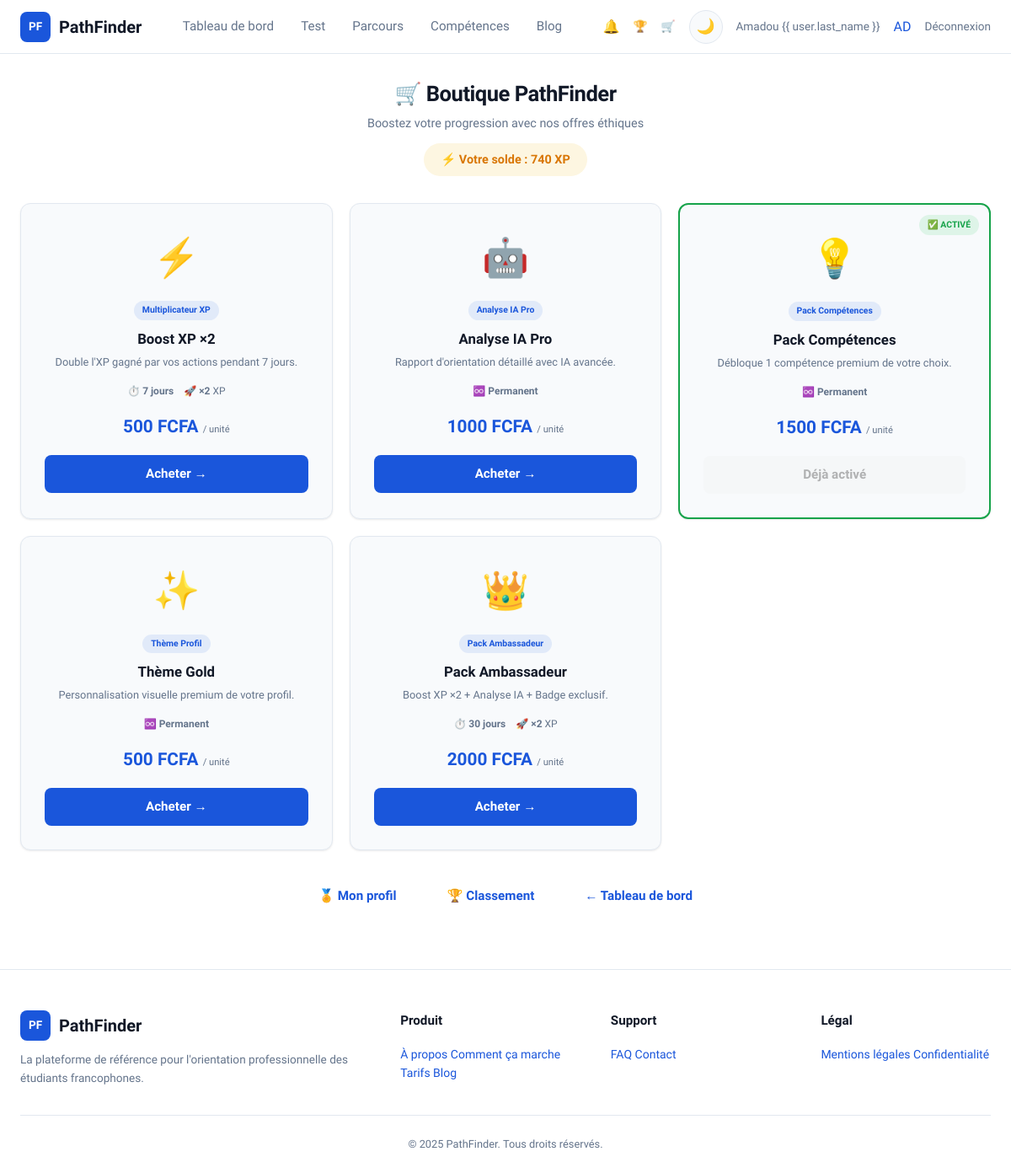
The page /gamification/boutique/ (signed in) on the database its author committed.
### accounts/models.py (models this page shows, shortened)
class CustomUser(AbstractUser):
    FILIERE_CHOICES = [
        ('informatique', 'Informatique'),
        ('gestion', 'Gestion'),
        ('marketing', 'Marketing'),
        ('communication', 'Communication'),
        ('droit', 'Droit'),
        ('sciences', 'Sciences'),
        ('lettres', 'Lettres'),
        ('autre', 'Autre'),
    ]
    NIVEAU_CHOICES = [
        ('licence1', 'Licence 1'),
        ('licence2', 'Licence 2'),
        ('licence3', 'Licence 3'),
        ('master1', 'Master 1'),
        ('master2', 'Master 2'),
        ('doctorat', 'Doctorat'),
    ]
    filiere = models.CharField(max_length=100, choices=FILIERE_CHOICES, blank=True)
    niveau = models.CharField(max_length=50, choices=NIVEAU_CHOICES, blank=True)
    avatar_initials = models.CharField(max_length=3, blank=True)
    global_progress = models.FloatField(default=0.0, help_text='Progression globale 0-100%')
    total_xp = models.IntegerField(default=0)
    level = models.IntegerField(default=1)
    class Meta:
        verbose_name = 'Utilisateur'
        verbose_name_plural = 'Utilisateurs'
    @property
    def level_name(self):
        names = {1: 'Explorateur', 2: 'Apprenti', 3: 'Pratiquant',
                 4: 'Confirmé', 5: 'Expert', 6: 'Mentor', 7: 'Architecte'}
        return names.get(min(self.level, 7), 'Architecte')
    @property
    def level_icon(self):
        icons = {1: '🌱', 2: '📘', 3: '⚡', 4: '🎯', 5: '🏆', 6: '💎', 7: '👑'}
        return icons.get(min(self.level, 7), '👑')

### gamification/models.py (models this page shows, shortened)
class Booster(models.Model):
    TYPE_CHOICES = [
        ('xp_multiplier', 'Multiplicateur XP'),
        ('ai_analysis', 'Analyse IA Pro'),
        ('pack_competences', 'Pack Compétences'),
        ('theme', 'Thème Profil'),
        ('pack_ambassadeur', 'Pack Ambassadeur'),
    ]
    slug = models.SlugField(unique=True)
    name = models.CharField(max_length=200, verbose_name='Nom')
    description = models.TextField(verbose_name='Description')
    icon = models.CharField(max_length=10, default='🚀')
    booster_type = models.CharField(max_length=30, choices=TYPE_CHOICES, default='xp_multiplier')
    price_fcfa = models.IntegerField(verbose_name='Prix (FCFA)')
    duration_days = models.IntegerField(default=0, help_text='0 = permanent')
    multiplier = models.FloatField(default=1.0, help_text='Multiplicateur XP (ex: 2.0)')
    class Meta:
        verbose_name = 'Booster'
        verbose_name_plural = 'Boosters'

### gamification/views.py (the view)
# urls.py: path('boutique/', views.shop_view, name='shop'),
@login_required
def shop_view(request):
    boosters = Booster.objects.all()
    user_boosters = UserBooster.objects.filter(user=request.user, is_active=True)
    active_ids = [ub.booster_id for ub in user_boosters]
    booster_data = []
    for b in boosters:
        booster_data.append({
            'booster': b,
            'is_owned': b.id in active_ids,
        })
    context = {
        'booster_data': booster_data,
        'user_xp': request.user.total_xp,
    }
    return render(request, 'gamification/shop.html', context)

### core/context_processors.py (called while the page is built)
def global_context(request):
    context = {}
    if request.user.is_authenticated:
        from notifications.models import Notification
        context['unread_notifications_count'] = Notification.objects.filter(
            user=request.user, is_read=False
        ).count()
        context['user_level_name'] = request.user.level_name
        context['user_level_icon'] = request.user.level_icon
    return context

### templates/gamification/shop.html (shortened to what this page needs)
{% extends "base.html" %}
{% block content %}
<main class="main">
    <div class="container">
        <div class="shop-hero animate-in">
            <h1>🛒 Boutique PathFinder</h1>
            <p>Boostez votre progression avec nos offres éthiques</p>
            <div class="xp-badge">⚡ Votre solde : {{ user_xp }} XP</div>
        </div>
        <div class="boosters-grid">
            {% for item in booster_data %}
            <div class="card booster-card {% if item.is_owned %}owned{% endif %} animate-in">
                {% if item.is_owned %}<span class="owned-badge">✅ Activé</span>{% endif %}
                <span class="icon">{{ item.booster.icon }}</span>
                <span class="type-tag">{{ item.booster.get_booster_type_display }}</span>
                <h3>{{ item.booster.name }}</h3>
                <p class="desc">{{ item.booster.description }}</p>
                <div class="details">
                    {% if item.booster.duration_days > 0 %}
                    <span class="detail">⏱️ <strong>{{ item.booster.duration_days }} jours</strong></span>
                    {% else %}
                    <span class="detail">♾️ <strong>Permanent</strong></span>
                    {% endif %}
                    {% if item.booster.multiplier > 1 %}
                    <span class="detail">🚀 <strong>×{{ item.booster.multiplier|floatformat:0 }}</strong> XP</span>
                    {% endif %}
                </div>
                <div class="price">{{ item.booster.price_fcfa }} FCFA <small>/ unité</small></div>
                {% if item.is_owned %}
                <button class="btn btn-outline btn-sm btn-full" disabled>Déjà activé</button>
                {% else %}
                <a href="{% url 'payments:pay' 'booster' item.booster.id %}"
                    class="btn btn-primary btn-sm btn-full">Acheter →</a>
                {% endif %}
            </div>
            {% empty %}
            <div class="card" style="grid-column:1/-1;padding:60px;text-align:center;">
                <p style="font-size:3rem;">🛒</p>
                <h3>Boutique bientôt disponible</h3>
                <p style="color:var(--text-secondary);">De nouveaux boosters arrivent prochainement.</p>
            </div>
            {% endfor %}
        </div>
        <div class="nav-links">
            <a href="{% url 'gamification:profile' %}" class="btn btn-outline">🏅 Mon profil</a>
            <a href="{% url 'gamification:leaderboard' %}" class="btn btn-outline">🏆 Classement</a>
            <a href="{% url 'accounts:dashboard' %}" class="btn btn-outline">← Tableau de bord</a>
        </div>
    </div>
</main>
{% endblock %}

### templates/includes/navbar.html (shortened to what this page needs)
{% load static %}
<nav class="navbar">
    <div class="container">
        <a href="{% url 'core:home' %}" class="navbar-logo">
            <div class="logo-icon">PF</div>
            PathFinder
        </a>
        <div class="navbar-menu">
            {% if user.is_authenticated %}
            <a href="{% url 'accounts:dashboard' %}"
                class="{% if request.resolver_match.url_name == 'dashboard' %}active{% endif %}">Tableau de bord</a>
            <a href="{% url 'orientation:test' %}"
                class="{% if request.resolver_match.app_name == 'orientation' %}active{% endif %}">Test</a>
            <a href="{% url 'parcours:career' %}"
                class="{% if request.resolver_match.app_name == 'parcours' %}active{% endif %}">Parcours</a>
            <a href="{% url 'competences:list' %}"
                class="{% if request.resolver_match.app_name == 'competences' %}active{% endif %}">Compétences</a>
            <a href="{% url 'blog:list' %}"
                class="{% if request.resolver_match.app_name == 'blog' %}active{% endif %}">Blog</a>
            {% else %}
            <a href="{% url 'core:home' %}">Accueil</a>
            <a href="{% url 'core:home' %}#fonctionnement">Fonctionnement</a>
            <a href="{% url 'core:home' %}#tarifs">Tarifs</a>
            <a href="{% url 'core:contact' %}">Contact</a>
            {% endif %}
        </div>
        <div class="navbar-actions">
            {% if user.is_authenticated %}
            <a href="{% url 'notifications:list' %}" style="position:relative;color:var(--text-secondary);">
                🔔
            </a>
            <a href="{% url 'gamification:leaderboard' %}" style="color:var(--text-secondary);font-size:0.85rem;"
                title="Classement">🏆</a>
            <a href="{% url 'gamification:shop' %}" style="color:var(--text-secondary);font-size:0.85rem;"
                title="Boutique">🛒</a>
            <button class="theme-toggle" aria-label="Changer le thème">🌙</button>
            <span style="color:var(--text-secondary);font-size:0.85rem;">{{ user.first_name }} {{ user.last_name
                }}</span>
            <a href="{% url 'gamification:profile' %}" style="text-decoration:none;">
                <div class="avatar" title="{{ user.total_xp }} XP — {{ user.level_name }}">{{ user.avatar_initials }}
                </div>
            </a>
            <a href="{% url 'accounts:logout' %}" style="color:var(--text-secondary);font-size:0.85rem;">Déconnexion</a>
            {% else %}
            <button class="theme-toggle" aria-label="Changer le thème">🌙</button>
            <a href="{% url 'accounts:login' %}" class="btn btn-outline btn-sm">Connexion</a>
            <a href="{% url 'accounts:register' %}" class="btn btn-primary btn-sm">Commencer</a>
            {% endif %}
        </div>
    </div>
</nav>

### static/css/shared.css (style rules this page uses)
:root { --bg-page: #ffffff; --bg-card: #f8fafc; --bg-input: #ffffff; --primary: #1a56db; --primary-hover: #1648b8; --success: #16a34a; --success-light: #dcfce7; --amber: #f59e0b; --amber-light: #fef3c7; --red: #ef4444; --text-primary: #111827; --text-secondary: #64748b; --text-on-primary: #ffffff; --border: #e2e8f0; --shadow: 0 1px 3px rgba(0, 0, 0, 0.06), 0 1px 2px rgba(0, 0, 0, 0.04); --shadow-md: 0 4px 6px rgba(0, 0, 0, 0.05), 0 2px 4px rgba(0, 0, 0, 0.04); --shadow-lg: 0 10px 25px rgba(0, 0, 0, 0.06), 0 4px 10px rgba(0, 0, 0, 0.04); --radius-sm: 8px; --radius-md: 12px; --radius-lg: 16px; --radius-full: 9999px; --nav-height: 64px; --max-width: 1280px; --font: 'Lexend', sans-serif; }
*, *::before, *::after { box-sizing: border-box; margin: 0; padding: 0; }
html { scroll-behavior: smooth; }
body { font-family: var(--font); font-weight: 400; line-height: 1.6; color: var(--text-primary); background-color: var(--bg-page); transition: background-color 0.3s ease, color 0.3s ease; -webkit-font-smoothing: antialiased; }
a { color: var(--primary); text-decoration: none; transition: color 0.2s; }
h1 { font-size: 2.5rem; font-weight: 700; line-height: 1.2; letter-spacing: -0.02em; }
h3 { font-size: 1.25rem; font-weight: 600; line-height: 1.3; }
.container { max-width: var(--max-width); margin: 0 auto; padding: 0 24px; }
.navbar { position: sticky; top: 0; z-index: 100; background: var(--bg-page); border-bottom: 1px solid var(--border); backdrop-filter: blur(12px); height: var(--nav-height); transition: background-color 0.3s; }
.navbar .container { display: flex; align-items: center; justify-content: space-between; height: 100%; }
.navbar-logo { display: flex; align-items: center; gap: 10px; font-weight: 700; font-size: 1.25rem; color: var(--text-primary); text-decoration: none; }
.navbar-logo .logo-icon { width: 36px; height: 36px; background: var(--primary); border-radius: var(--radius-sm); display: flex; align-items: center; justify-content: center; color: white; font-weight: 700; font-size: 0.85rem; }
.navbar-menu { display: flex; align-items: center; gap: 32px; }
.navbar-menu a { color: var(--text-secondary); font-weight: 500; font-size: 0.95rem; transition: color 0.2s; text-decoration: none; }
.navbar-actions { display: flex; align-items: center; gap: 16px; }
.theme-toggle { width: 40px; height: 40px; border-radius: 50%; border: 1px solid var(--border); background: var(--bg-card); cursor: pointer; display: flex; align-items: center; justify-content: center; font-size: 1.1rem; transition: all 0.2s; color: var(--text-secondary); }
.btn { display: inline-flex; align-items: center; justify-content: center; gap: 8px; padding: 12px 24px; border-radius: var(--radius-sm); font-family: var(--font); font-weight: 600; font-size: 0.95rem; border: none; cursor: pointer; transition: all 0.2s ease; text-decoration: none; line-height: 1.4; }
.btn-primary { background: var(--primary); color: var(--text-on-primary); }
.btn-full { width: 100%; }
.card { background: var(--bg-card); border: 1px solid var(--border); border-radius: var(--radius-md); padding: 24px; transition: all 0.2s ease; box-shadow: var(--shadow); }
.animate-in { animation: fadeInUp 0.5s ease forwards; }

### rows shown on the page
CustomUser: first_name "Amadou", avatar_initials "AD"
Booster: booster.icon "⚡", booster.booster_type "Multiplicateur XP", booster.name "Boost XP ×2", booster.description "Double l'XP gagné par vos actions pendant 7 jours.", booster.duration_days "7", booster.multiplier "2", booster.price_fcfa "500", shows "Acheter →"
Booster: booster.icon "🤖", booster.booster_type "Analyse IA Pro", booster.name "Analyse IA Pro", booster.description "Rapport d'orientation détaillé avec IA avancée.", duration_days "Permanent", booster.price_fcfa "1000", shows "Acheter →"
Booster: shows "✅ ACTIVÉ", booster.icon "💡", booster.booster_type "Pack Compétences", booster.name "Pack Compétences", booster.description "Débloque 1 compétence premium de votre choix.", duration_days "Permanent", booster.price_fcfa "1500", shows "Déjà activé"
Booster: booster.icon "✨", booster.booster_type "Thème Profil", booster.name "Thème Gold", booster.description "Personnalisation visuelle premium de votre profil.", duration_days "Permanent", booster.price_fcfa "500", shows "Acheter →"
Booster: booster.icon "👑", booster.booster_type "Pack Ambassadeur", booster.name "Pack Ambassadeur", booster.description "Boost XP ×2 + Analyse IA + Badge exclusif.", booster.duration_days "30", booster.multiplier "2", booster.price_fcfa "2000", shows "Acheter →"

### other values the page prints
{{ user_xp }} "740"
